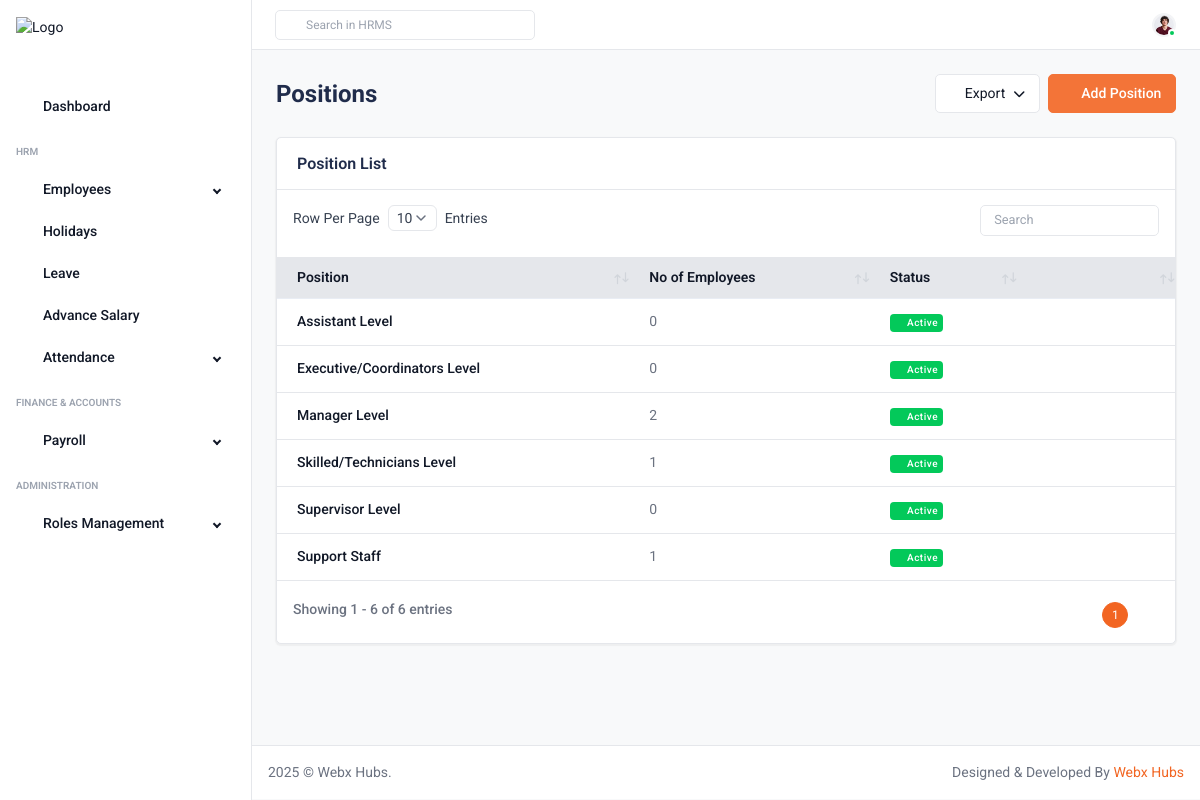
/position/ (signed in), run on the app's committed database.
### manager/models.py (models this page shows)
class Position(models.Model):
    STATUS_CHOICES = [
        ('Active', 'Active'),
        ('Inactive', 'Inactive'),
    ]
    name = models.CharField(max_length=100, unique=True)
    status = models.CharField(max_length=10, choices=STATUS_CHOICES, default='Active')
    def __str__(self):
        return self.name

### hrms/views.py (the view)
# urls.py: path('position/', views.position),
@login_required
def position(request):
    departments = Position.objects.annotate(employee_count=Count('employee'))
    context = {
        "position": "active",
        "position": departments,
    }
    return render(request, "position.html", context)

### manager/templatetags/permissions.py (called while the page is built)
@register.simple_tag(takes_context=True)
def has_permission(context, permission_name):
    user = context['request'].user
    if user.is_authenticated:
        if user.is_superuser:
            return True
        try:
            employee = user.employee
            return RolePermission.objects.filter(role=employee.role, permission__name=permission_name).exists()
        except Exception:
            return False
    return False

### templates/position.html (shortened to what this page needs)
<!DOCTYPE html>
<html lang="en">
<head>
    {% include 'css.html' %}
</head>
<body>
    <div class="main-wrapper">
        {% include 'header.html' %}
        {% include 'sidebar.html' %}
        <div class="page-wrapper" style="min-height: 570px;">
            <div class="content">
                <div class="d-md-flex d-block align-items-center justify-content-between page-breadcrumb mb-3">
                    <div class="my-auto mb-2">
                        <h2 class="mb-1">Positions</h2>
                    </div>
                    <div class="d-flex my-xl-auto right-content align-items-center flex-wrap ">
                        <div class="me-2 mb-2">
                            <div class="dropdown">
                                <a href="javascript:void(0);"
                                    class="dropdown-toggle btn btn-white d-inline-flex align-items-center"
                                    data-bs-toggle="dropdown">
                                    <i class="ti ti-file-export me-1"></i>Export
                                </a>
                            </div>
                        </div>
                        <div class="mb-2">
                            <a href="#" data-bs-toggle="modal" data-bs-target="#add_department"
                                class="btn btn-primary d-flex align-items-center"><i
                                    class="ti ti-circle-plus me-2"></i>Add Position</a>
                        </div>
                    </div>
                </div>
                <div class="card">
                    <div class="card-header d-flex align-items-center justify-content-between flex-wrap row-gap-3">
                        <h5>Position List</h5>
                    </div>
                    <div class="card-body p-0">
                        <div class="custom-datatable-filter table-responsive">
                            <div id="DataTables_Table_0_wrapper" class="dataTables_wrapper dt-bootstrap5 no-footer">
                                <div class="row dt-row">
                                    <div class="col-sm-12 table-responsive">
                                        <table class="table datatable dataTable no-footer" id="DataTables_Table_0"
                                            aria-describedby="DataTables_Table_0_info">
                                            {% if position %}
                                            <thead class="thead-light">
                                                <tr>
                                                    <th>Position</th>
                                                    <th>No of Employees</th>
                                                    <th>Status</th>
                                                    <th></th>
                                                </tr>
                                            </thead>
                                            <tbody>
                                                {% for dept in position %}
                                                <tr>
                                                    <td>
                                                        <h6 class="fw-medium">
                                                            <a href="#">{{ dept.name }}</a>
                                                        </h6>
                                                    </td>
                                                    <td>{{ dept.employee_count }}</td>
                                                    <td>
                                                        {% if dept.status == "Active" %}
                                                        <span
                                                            class="badge badge-success d-inline-flex align-items-center badge-xs">
                                                            <i class="ti ti-point-filled me-1"></i>Active
                                                        </span>
                                                        {% else %}
                                                        <span
                                                            class="badge badge-danger d-inline-flex align-items-center badge-xs">
                                                            <i class="ti ti-point-filled me-1"></i>Inactive
                                                        </span>
                                                        {% endif %}
                                                    </td>
                                                    <td>
                                                        <div class="action-icon d-inline-flex">
                                                            <a href="#" class="me-2 edit-dept-btn"
                                                                data-bs-toggle="modal" data-bs-target="#edit_department"
                                                                data-id="{{ dept.id }}" data-name="{{ dept.name }}"
                                                                data-status="{{ dept.status }}">
                                                                <i class="ti ti-edit"></i>
                                                            </a>
                                                            <a href="javascript:void(0);" class="delete-dept-btn"
                                                                data-bs-toggle="modal" data-bs-target="#delete_modal"
                                                                data-id="{{ dept.id }}">
                                                                <i class="ti ti-trash"></i>
                                                            </a>
                                                        </div>
                                                    </td>
                                                </tr>
                                                {% endfor %}
                                            </tbody>
                                            {% else %}
                                            <thead class="thead-light">
                                                <tr>
                                                    <th colspan="4" class="text-center">No Positions found.</th>
                                                </tr>
                                            </thead>
                                            {% endif %}
                                        </table>
                                    </div>
                                </div>
                            </div>
                        </div>
                    </div>
                </div>
            </div>
            <div class="footer d-sm-flex align-items-center justify-content-between border-top bg-white p-3">
                <p class="mb-0">2025 © Webx Hubs.</p>
                <p>Designed &amp; Developed By <a href="javascript:void(0);" class="text-primary">Webx Hubs</a></p>
            </div>
        </div>
    </div>
</body>
</html>

### data on the page
Position: name "Skilled/Technicians Level", employee_count "1", status "Active" (drawn)
Position: name "Support Staff", employee_count "1", status "Active" (drawn)
Position: name "Manager Level", employee_count "2", status "Active" (drawn)
Position: name "Supervisor Level", employee_count "0", status "Active" (drawn)
Position: name "Executive/Coordinators Level", employee_count "0", status "Active" (drawn)
Position: name "Assistant Level", employee_count "0", status "Active" (drawn)
